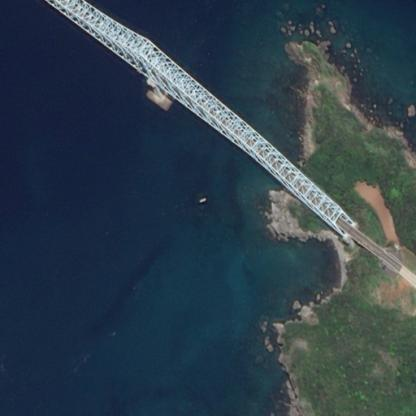
#> input picture test_image.jpg, 416 x 416 px
$ jupyter execute --allow-errors compact.ipynb
#> lines starting #> are read from the running program, lines starting #| are printed output that depends on the picture; after the words box and inside, x2 and y2 are one past the last pixel; in counts of white or black regions, pixels touching at a corner belong together
[cell 1]
import cv2 as cv
import matplotlib.pyplot as plt
import os
import numpy as np
from sklearn.preprocessing import StandardScaler
from skimage.restoration import denoise_wavelet, estimate_sigma
from skimage import img_as_float
from skimage.segmentation import chan_vese
from skimage import img_as_float

[cell 2]
def Fetch_Images_Data(directory = "./ships-aerial-images/train_kepin/"):
  trep_images   = []
  for path in os.listdir(directory):
    img = cv.imread(directory+path)
    if img is not None:
      trep_images.append(img)
  return trep_images

# dataset = Fetch_Images_Data()

[cell 3]
#preprocessing
def preProcess(img,threshold= 1, thresh = -30):
    sigma_est = estimate_sigma(img, channel_axis=-1, average_sigmas=True)
    im_visushrink = denoise_wavelet(img,channel_axis=-1,convert2ycbcr=True,method='VisuShrink',
                                    mode='soft', sigma=sigma_est/threshold, rescale_sigma=True)
    floatimage = np.clip((im_visushrink * 255), 0, 255)
    H, S, V = cv.split(cv.cvtColor(floatimage.astype(np.uint8), cv.COLOR_BGR2HSV))
    clahe = cv.createCLAHE(clipLimit=2.0, tileGridSize=(8, 8))
    res_channel = clahe.apply(np.uint8(V))
    img = cv.cvtColor(cv.merge([H,S,res_channel]), cv.COLOR_HSV2BGR)
    L, A, B = cv.split(cv.cvtColor(img, cv.COLOR_BGR2LAB))
    L_enhanced = np.clip(cv.add(L, thresh), 0, 255)
    lab_enhanced = cv.merge([L_enhanced, A, B])
    img = cv.cvtColor(lab_enhanced, cv.COLOR_LAB2BGR)
    return img

# img = dataset[25]
img = cv.imread('./test_image.jpg')
#> img is the input picture: shape (416, 416, 3); mean B, G, R 75.8, 63.6, 47.1
img = preProcess(img)
#> in preProcess, `sigma_est = estimate_sigma(img, channel_axis=-1, average_sigmas=True)`: sigma_est = 0.352
#> in preProcess, `res_channel = clahe.apply(np.uint8(V))`:
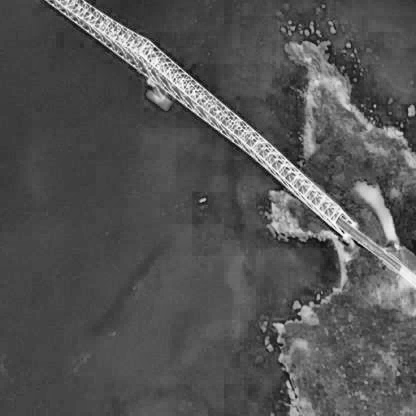
#> res_channel: shape (416, 416); min 8, max 255, mean 84.4
#> in preProcess, `L, A, B = cv.split(cv.cvtColor(img, cv.COLOR_BGR2LAB))`:
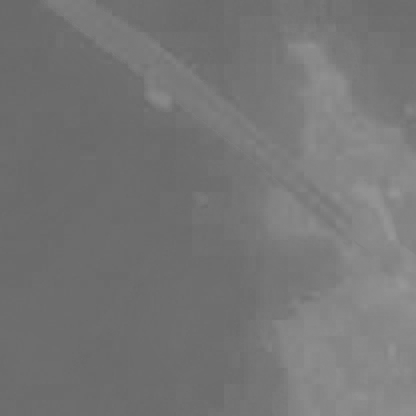
#> B: shape (416, 416); min 105, max 151, mean 117.3
#> in preProcess, `L_enhanced = np.clip(cv.add(L, thresh), 0, 255)`:
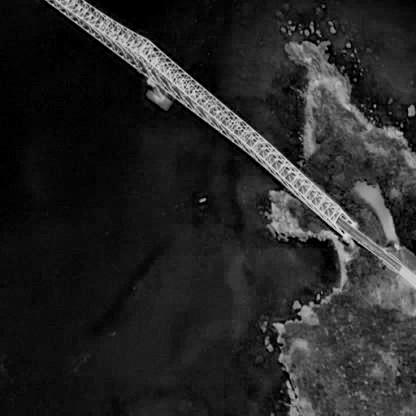
#> L_enhanced: shape (416, 416); min 0, max 222, mean 39.3
#> in preProcess, `lab_enhanced = cv.merge([L_enhanced, A, B])`: lab_enhanced: shape (416, 416, 3); mean of channels 0, 1, 2 39.3, 126.3, 117.3
#> in preProcess, `img = cv.cvtColor(lab_enhanced, cv.COLOR_LAB2BGR)`:
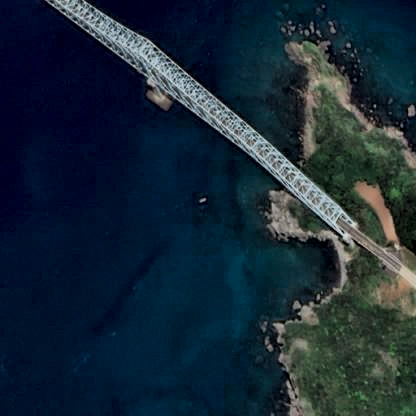
#> img: shape (416, 416, 3); mean B, G, R 54, 40.7, 23.9

[cell 4]
#feature extraction
def Compute_Superpixel_Features(features, segments):
    unique_segments = np.unique(segments)
    superpixel_features = []

    for seg in unique_segments:
        mask = (segments == seg)
        segment_features = features[mask.flatten()]
        mean_feature = segment_features.mean(axis=0)
        superpixel_features.append(mean_feature)

    return np.array(superpixel_features)

def Get_Color_Features_1(img, method, segments):
	H, S, V = cv.split(cv.cvtColor(img, cv.COLOR_BGR2HSV))
	color_features = np.stack([H.flatten(), S.flatten()], axis=-1)
	scaler_color = StandardScaler()
	color_features_standardized = scaler_color.fit_transform(color_features)
	if method == "raw":
		return color_features_standardized
	elif method == "spx":
		superpixel_color_features = Compute_Superpixel_Features(color_features_standardized, segments.flatten())
		return superpixel_color_features
	else:
		raise ValueError("INVALID METHOD")

def Get_Color_Features_2(img, method, segments):
	L, A, B = cv.split(cv.cvtColor(img, cv.COLOR_BGR2LAB))
	color_features = np.stack([A.flatten(), B.flatten()], axis=-1)
	scaler_color = StandardScaler()
	color_features_standardized = scaler_color.fit_transform(color_features)
	if method == "raw":
		return color_features_standardized
	elif method == "spx":
		superpixel_color_features = Compute_Superpixel_Features(color_features_standardized, segments.flatten())
		return superpixel_color_features
	else:
		raise ValueError("INVALID METHOD")

def Create_GaborFilters_Bank():
	filters = []
	ksize = 50
	sigma = 3
	theta = 1*np.pi/4
	lamda = 5
	gamma = 0.5
	phi = 0
	theta_list = [
		0.0 * theta, 0.25 * theta, 0.5 * theta, 0.75 * theta,
		1.0 * theta, 1.25 * theta, 1.5 * theta, 1.75 * theta,
		2.0 * theta, 2.25 * theta, 2.5 * theta, 2.75 * theta,
		3.0 * theta, 3.25 * theta, 3.5 * theta, 3.75 * theta
	]
	lamda_list = [lamda*i for i in range(1, 17)]

	for thetas in theta_list:
		for lamdas in lamda_list:
			kernel = cv.getGaborKernel((ksize,ksize),sigma,thetas,lamdas,gamma,phi,ktype = cv.CV_32F)
			filters.append(kernel)
	return filters

def Apply_Gabor_Filters(image, filters):
    responses = []
    for kernel in filters:
        filtered = cv.filter2D(image, cv.CV_32F, kernel)
        responses.append(filtered)
    return responses

def combine_gabor_features(responses):
    feature_stack = np.stack(responses, axis=-1)
    feature_vector = feature_stack.reshape(-1, len(responses))
    return feature_vector

def Get_Texture_Features(img, method, segments):
	H, S, V = cv.split(cv.cvtColor(img, cv.COLOR_BGR2HSV))
	GaborFilters_list = Create_GaborFilters_Bank()
	gab_resp = Apply_Gabor_Filters(V,GaborFilters_list)
	texture_features = combine_gabor_features(gab_resp)
	scaler_texture = StandardScaler()
	texture_features_standardized = scaler_texture.fit_transform(texture_features)
	if method == "raw":
		return texture_features_standardized
	elif method == "spx":
		superpixel_texture_features = Compute_Superpixel_Features(texture_features_standardized, segments.flatten())
		return superpixel_texture_features
	else:
		raise ValueError("INVALID METHOD")

def Get_Edge_Features(img,method,segments):
	gray = cv.cvtColor(img, cv.COLOR_BGR2GRAY)
	edge_features = cv.Canny(gray, threshold1=200, threshold2=300, apertureSize=3, L2gradient=True)
	edge_features = edge_features.flatten()
	edge_features = edge_features.reshape(-1, 1)
	scaler_edge = StandardScaler()
	edge_features_standardized = scaler_edge.fit_transform(edge_features)
	if method == "raw":
		return edge_features_standardized
	elif method == "spx":
		superpixel_edge_features = Compute_Superpixel_Features(edge_features_standardized, segments.flatten())
		return superpixel_edge_features
	else:
		raise ValueError("INVALID METHOD")

def Get_Superpixel_Segments(img, method):
    if method == "SLIC":
        LAB_img = cv.cvtColor(img,cv.COLOR_BGR2LAB)
        slic = cv.ximgproc.createSuperpixelSLIC(LAB_img, algorithm=cv.ximgproc.SLIC, region_size=30, ruler=18.5)
        slic.iterate(10)
        segments = slic.getLabels()
    elif method == "SEEDS":
        LAB_img = cv.cvtColor(img,cv.COLOR_BGR2LAB)
        num_superpixels = 800
        num_levels = 4
        width, height, channels = LAB_img.shape[1], LAB_img.shape[0], LAB_img.shape[2]
        seeds = cv.ximgproc.createSuperpixelSEEDS(width, height, channels, num_superpixels, num_levels)
        seeds.iterate(LAB_img, 160)
        segments = seeds.getLabels()
    elif method == "LSC":
        LAB_img = cv.cvtColor(img,cv.COLOR_BGR2LAB)
        lsc = cv.ximgproc.createSuperpixelLSC(LAB_img, region_size=30, ratio=0.065)
        lsc.iterate(10)
        segments = lsc.getLabels()
    else:
        raise ValueError("INVALID METHOD")
    return segments

def Get_Weighted_Features(img, feat_type, last = None, fweight1= 0.9, fweight2 = 0.9, fweight3 = 0.1, fweight4 =0.9):
	feature1 = Get_Color_Features_1(img,feat_type,last)
	feature2 = Get_Color_Features_2(img,feat_type,last)
	feature3 = Get_Texture_Features(img,feat_type,last)
	feature4 = Get_Edge_Features(img,feat_type,last)

	weighted_features = np.hstack([
		feature1 * fweight1,
		feature2 * fweight2,
		feature3 * fweight3,
		feature4 * fweight4
	])
	return weighted_features

weighted_features_raw = Get_Weighted_Features(img, "raw")
#> in Get_Color_Features_1, `H, S, V = cv.split(cv.cvtColor(img, cv.COLOR_BGR2HSV))`:
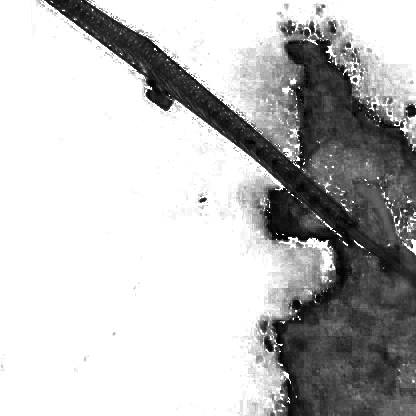
#> S: shape (416, 416); min 0, max 255, mean 190.2
#> in Get_Color_Features_1, `H, S, V = cv.split(cv.cvtColor(img, cv.COLOR_BGR2HSV))`:
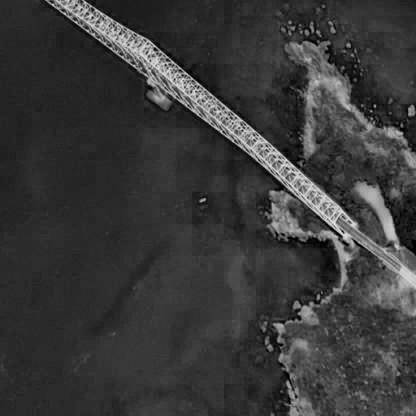
#> V: shape (416, 416); min 0, max 222, mean 57.6
#> in Get_Color_Features_1, `color_features = np.stack([H.flatten(), S.flatten()], axis=-1)`: color_features = 173056 pairs, first value 0 to 178, second value 0 to 255
#> in Get_Color_Features_1, `color_features_standardized = scaler_color.fit_transform(color_features)`: color_features_standardized = 173056 pairs, first value -3.54 to 3.17, second value -2.13 to 0.726
#> in Get_Weighted_Features, `feature1 = Get_Color_Features_1(img,feat_type,last)`: feature1 has the same summary as color_features_standardized in Get_Color_Features_1
#> in Get_Color_Features_2, `color_features = np.stack([A.flatten(), B.flatten()], axis=-1)`: color_features = 173056 pairs, first value 102 to 144, second value 105 to 151
#> in Get_Color_Features_2, `color_features_standardized = scaler_color.fit_transform(color_features)`: color_features_standardized = 173056 pairs, first value -4.32 to 2.92, second value -1.2 to 3.17
#> in Get_Weighted_Features, `feature2 = Get_Color_Features_2(img,feat_type,last)`: feature2 has the same summary as color_features_standardized in Get_Color_Features_2
#> after the loop in Apply_Gabor_Filters, `for kernel in filters:`: responses = 256 items
#> in Get_Edge_Features, `edge_features = cv.Canny(gray, threshold1=200, threshold2=300, apertur..`:
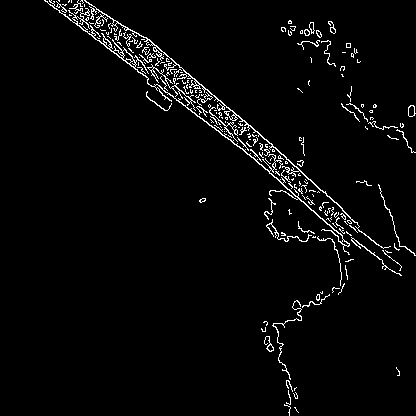
#> edge_features: shape (416, 416); 3.1% white in thin lines or dots, all inside (x1, y1, x2, y2) = (44, 0, 416, 416)
segments = Get_Superpixel_Segments(img,"SEEDS")
#> in Get_Superpixel_Segments, `LAB_img = cv.cvtColor(img,cv.COLOR_BGR2LAB)`: LAB_img: shape (416, 416, 3); mean of channels 0, 1, 2 39.7, 127.1, 117.6
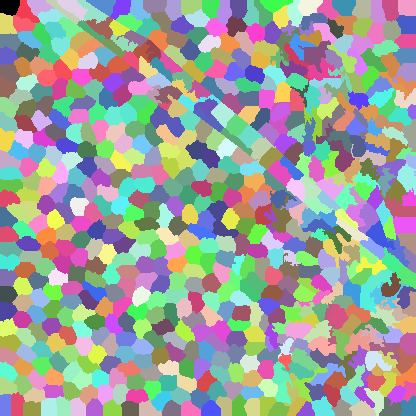
#> segments: shape (416, 416) int32; 676 distinct labels, from 0 to 675; one colour per label, 0 black
weighted_features_spx = Get_Weighted_Features(img,"spx", segments)
#> call 2 of Get_Weighted_Features, with feat_type = 'spx', fweight1 = 0.9, fweight2 = 0.9, fweight3 = 0.1, fweight4 = 0.9
#> in Compute_Superpixel_Features, `unique_segments = np.unique(segments)`: unique_segments = 676 values from 0 to 675
#> the loop in Compute_Superpixel_Features, `for seg in unique_segments:` made 676 passes
#> mean_feature on passes 1 to 3: [0.81, 0.726], [0.734, 0.723], [0.84, 0.583]
#> after the loop in Compute_Superpixel_Features, `for seg in unique_segments:`: superpixel_features = 676 pairs, first value -3.11 to 0.982, second value -1.97 to 0.726
#> in Get_Weighted_Features (call 2), `feature1 = Get_Color_Features_1(img,feat_type,last)`: feature1 has the same summary as superpixel_features in Compute_Superpixel_Features
#> the loop in Compute_Superpixel_Features (call 2), `for seg in unique_segments:` made 676 passes
#> mean_feature on passes 1 to 3: [1.54, -1.08], [1.46, -1.06], [1.18, -0.631]
#> in Get_Weighted_Features (call 2), `feature2 = Get_Color_Features_2(img,feat_type,last)`: feature2 = 676 pairs, first value -3.01 to 1.9, second value -1.08 to 2.54
#> after the loop in Compute_Superpixel_Features (call 3), `for seg in unique_segments:`: superpixel_features = 676 items
#> in Compute_Superpixel_Features (call 3), `return np.array(superpixel_features)`:
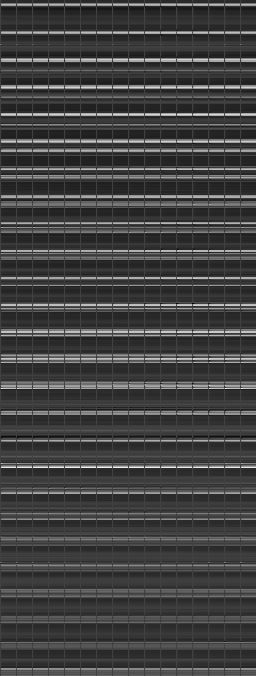
#> returned value: shape (676, 256) float32; min -1.67, max 4.84, mean 0.0238; drawn with min black and max white
#> in Get_Weighted_Features (call 2), `feature4 = Get_Edge_Features(img,feat_type,last)`: feature4 = 676 values, max 2.45 at index 58, min -0.178 at index 149, mean 0.021
#> in Get_Weighted_Features (call 2), `weighted_features = np.hstack([ feature1 * fweight1, feature2 * fweigh..`:
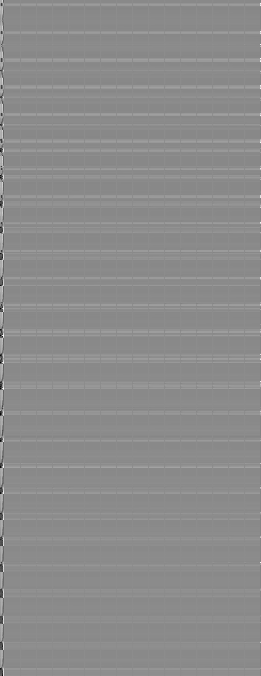
#> weighted_features: shape (676, 261) float64; min -2.8, max 2.29, mean 0.00231; drawn with min black and max white
